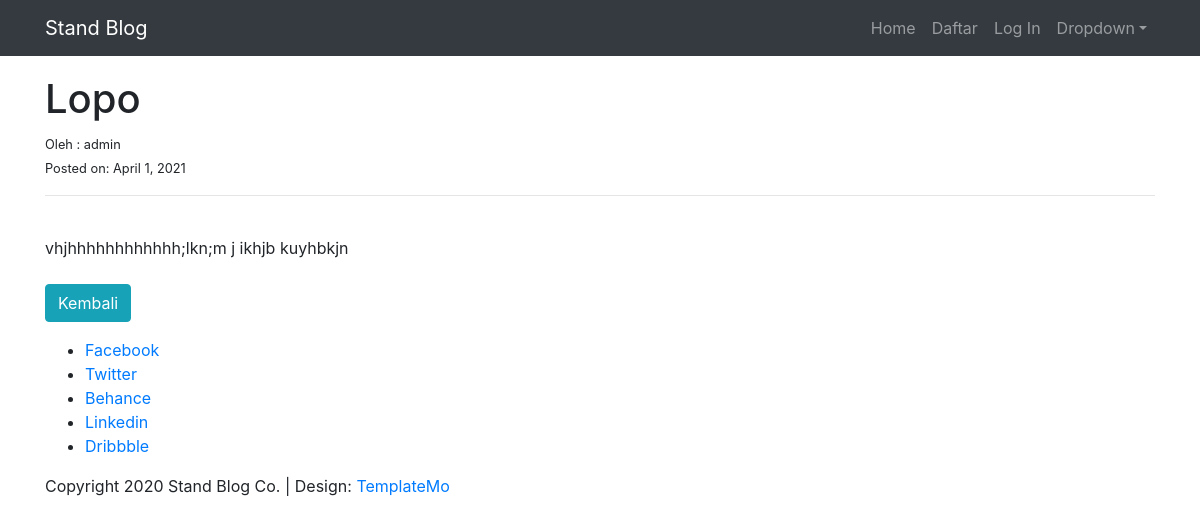
Page /article/12 on the committed database.
### blog/models.py (models this page shows, shortened)
class Post(models.Model):
    judul = models.CharField(max_length=255)
    author = models.ForeignKey(User, on_delete=models.CASCADE)
    konten = models.TextField()
    pub_date = models.DateField(auto_now_add=True)
    kategori = models.CharField(max_length=255, default="uncategorized")

### blog/views.py (the view)
# urls.py: path('article/<int:pk>', ArtikelDetail.as_view(), name='detail-artikel'),
class ArtikelDetail(DetailView):
    model = Post
    template_name = 'blog/artikel_detail.html'

### blog/templates/blog/artikel_detail.html (shortened to what this page needs)
{% extends 'base.html' %}
{% block content %}
<h1>{{ post.judul }}</h1>
<small>Oleh : {{ post.author}}</small><br/>
<small>Posted on: {{ post.pub_date }}</small> <br>
<hr>
<br/>
{{ post.konten|safe }}
<br><br>
<a class="btn btn-info" href="{% url 'home' %}">Kembali</a>
{% endblock content %}

### rows in the picture
Post: judul "Lopo", author "admin", pub_date "April 1, 2021", konten "vhjhhhhhhhhhhhh;lkn;m j ikhjb kuyhbkjn"
